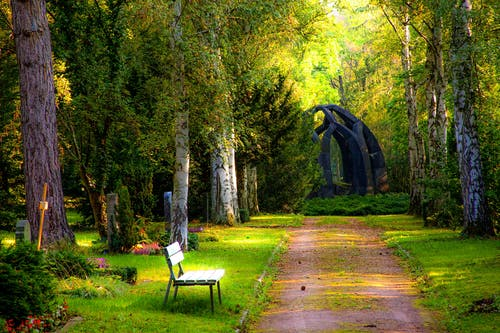
#> input picture panorama-stitching/1.jpeg, 500 x 333 px
$ python panorama-stitching.py --first 1.jpeg --second 2.jpg
#> lines starting #> are read from the running program, lines starting #| are printed output that depends on the picture
import numpy as np
import cv2
import argparse
import imutils

class Stitcher:
	def __init__(self):
		self.isv3 = imutils.is_cv3()

	def detectAndDescribe(self, image):

		gray = cv2.cvtColor(image, cv2.COLOR_BGR2GRAY)

		if self.isv3:
			descriptor = cv2.xfeatures2d.SIFT_create()
			(kps, features) = descriptor.detectAndCompute(image, None)

		else:
			detector = cv2.FeatureDetector_create("SIFT")
			kps = detector.detect(gray)

			extractor = cv2.DescriptorExtractor_create("SIFT")
			(kps, features) = extractor.compute(gray, kps)

		kps = np.float32([kp.pt for kp in kps])

		return (kps, features)

	def matchKeypoints(self, kpsA, kpsB, featuresA, featuresB, ratio, reprojThresh):

		matcher = cv2.DescriptorMatcher_create("BruteForce")
		rawmatches = matcher.knnMatch(featuresA, featuresB, 2)

		matches = []

		for m in rawmatches:
			if len(m) == 2 and m[0].distance < m[1].distance * ratio:
				matches.append((m[0].trainIdx, m[0].queryIdx))


		if len(matches) > 4:
			ptsA = np.float32([kpsA[i] for (_, i) in matches])
			ptsB = np.float32([kpsB[i] for (i, _) in matches])

			(H, status) = cv2.findHomography(ptsA, ptsB, cv2.RANSAC, reprojThresh)

			return (matches, H, status)

		return None

	def drawMatches(self, imageA, imageB, kpsA, kpsB, matches, status):

		(hA, wA) = imageA.shape[:2]
		(hB, wB) = imageB.shape[:2]

		vis = np.zeros((max(hA, hB), wA + wB, 3), dtype = "uint8")
		vis[0:hA, 0:wA] = imageA
		vis[0:hB, wA:] = imageB

		for ((trainIdx, queryIdx), s) in zip(matches, status):

			if s == 1:
				ptA = (int(kpsA[queryIdx][0]), int(kpsA[queryIdx][1]))
				ptB = (int(kpsB[trainIdx][0]) + wA, int(kpsB[trainIdx][1]))
				cv2.line(vis, ptA, ptB, (0, 255, 0), 1)

		return vis

	def stitch(self, images, ratio=0.75, reprojThresh=4.0, showMatches=False):

		(imageB, imageA) = images
		(kpsA, featuresA) = self.detectAndDescribe(imageA)
		(kpsB, featuresB) = self.detectAndDescribe(imageB)

		M = self.matchKeypoints(kpsA, kpsB, featuresA, featuresB, ratio, reprojThresh)

		if M is None:
			return None

		(matches, H, status) = M
		result = cv2.warpPerspective(imageA, H, (imageA.shape[1] + imageB.shape[1], imageA.shape[0]))

		result[0:imageB.shape[0], 0:imageB.shape[1]] = imageB

		if showMatches:
			vis = self.drawMatches(imageA, imageB, kpsA, kpsB, matches, status)

			return (result, vis)

		return vis


if __name__ == '__main__':
	ap = argparse.ArgumentParser()

	ap.add_argument("-f", "--first", required=True, help = "path to the first image")

	ap.add_argument("-s", "--second", required = True, help = "path to the second image")

	args = vars(ap.parse_args())

	imageA = cv2.imread(args["first"])
#> imageA is the input picture: shape (333, 500, 3); mean B, G, R 33.6, 91.8, 88.6
	imageB = cv2.imread(args["second"])
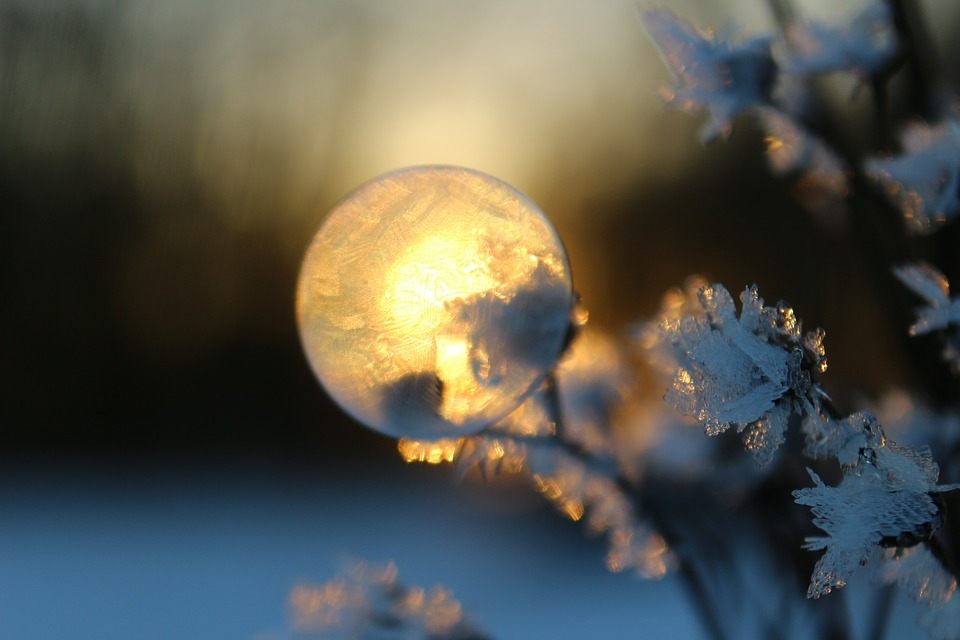
#> input picture panorama-stitching/2.jpg, 960 x 640 px
#> imageB is the input picture: shape (640, 960, 3); mean B, G, R 76.3, 85, 84.1

	imageA = imutils.resize(imageA, width = 400)
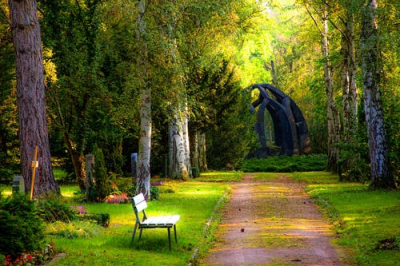
#> imageA: shape (266, 400, 3); mean B, G, R 33.6, 91.8, 88.6
	imageB = imutils.resize(imageB, width = 400)
#> imageB: shape (266, 400, 3)

	stitcher = Stitcher()
	(result, vis) = stitcher.stitch([imageA, imageB], showMatches = True)
#> in detectAndDescribe, `gray = cv2.cvtColor(image, cv2.COLOR_BGR2GRAY)`:
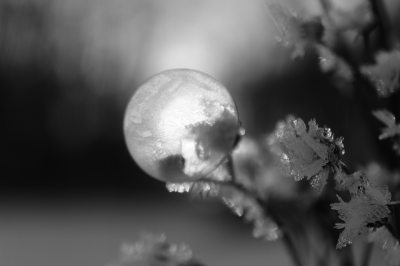
#> gray: shape (266, 400); min 5, max 255, mean 83.8
#> in detectAndDescribe, `kps = detector.detect(gray)`: kps = 240 keypoints; strongest (x, y, size): (175, 118, 61.5), (181, 188, 7.1), (174, 164, 13.6), (172, 187, 6.4)
#> in detectAndDescribe, `kps = np.float32([kp.pt for kp in kps])`: kps = 240 pairs, first value 131.6 to 395.2, second value 14.44 to 258.6
#> in stitch, `(kpsA, featuresA) = self.detectAndDescribe(imageA)`: kpsA has the same summary as kps in detectAndDescribe
#> in detectAndDescribe (call 2), `gray = cv2.cvtColor(image, cv2.COLOR_BGR2GRAY)`:
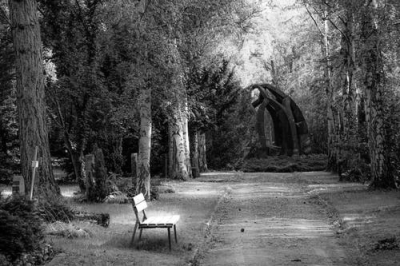
#> gray: shape (266, 400); min 0, max 255, mean 84.2
#> in detectAndDescribe (call 2), `kps = detector.detect(gray)`: kps = 1315 keypoints; strongest (x, y, size): (145, 218, 2.7), (139, 198, 6.7), (7, 193, 6), (67, 193, 8.4)
#> in detectAndDescribe (call 2), `kps = np.float32([kp.pt for kp in kps])`: kps = 1315 pairs, first value 2.33 to 397.2, second value 2.55 to 262.6
#> in stitch, `(kpsB, featuresB) = self.detectAndDescribe(imageB)`: kpsB has the same summary as kps in detectAndDescribe
#> in matchKeypoints, `rawmatches = matcher.knnMatch(featuresA, featuresB, 2)`: rawmatches = 240 matches
#> after the loop in matchKeypoints, `for m in rawmatches:`: matches = []
#> (the run stopped early here; a loop or call above may not have finished)
